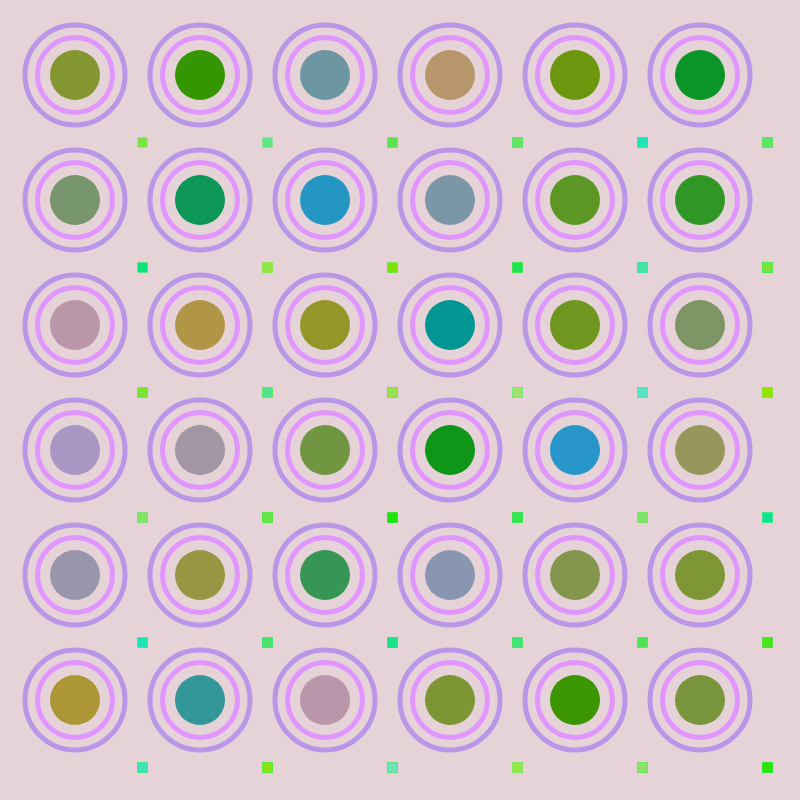
Frame 1 (no input)
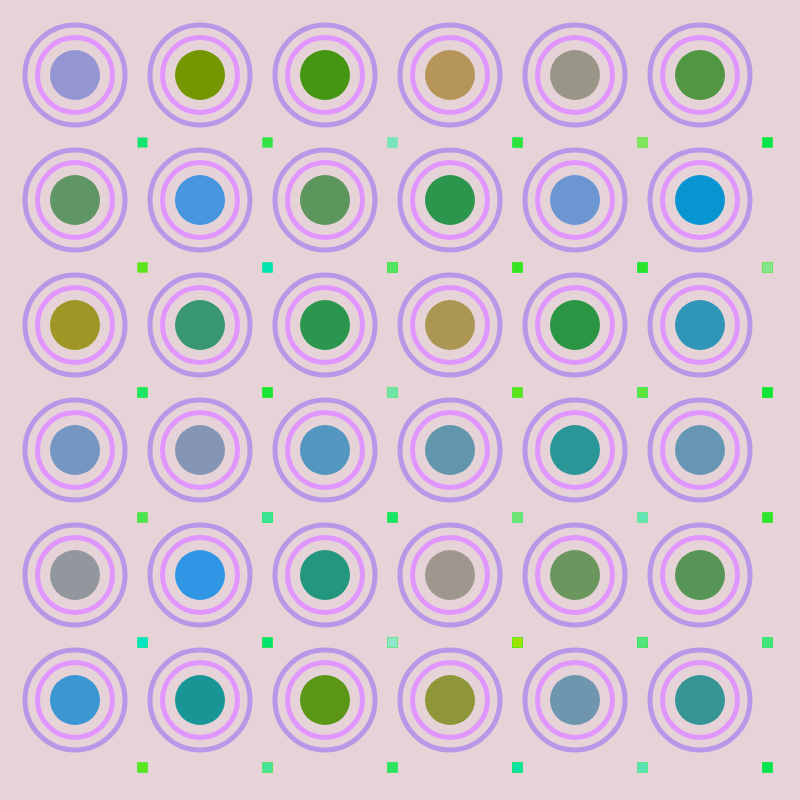
Frame 60 (no input)
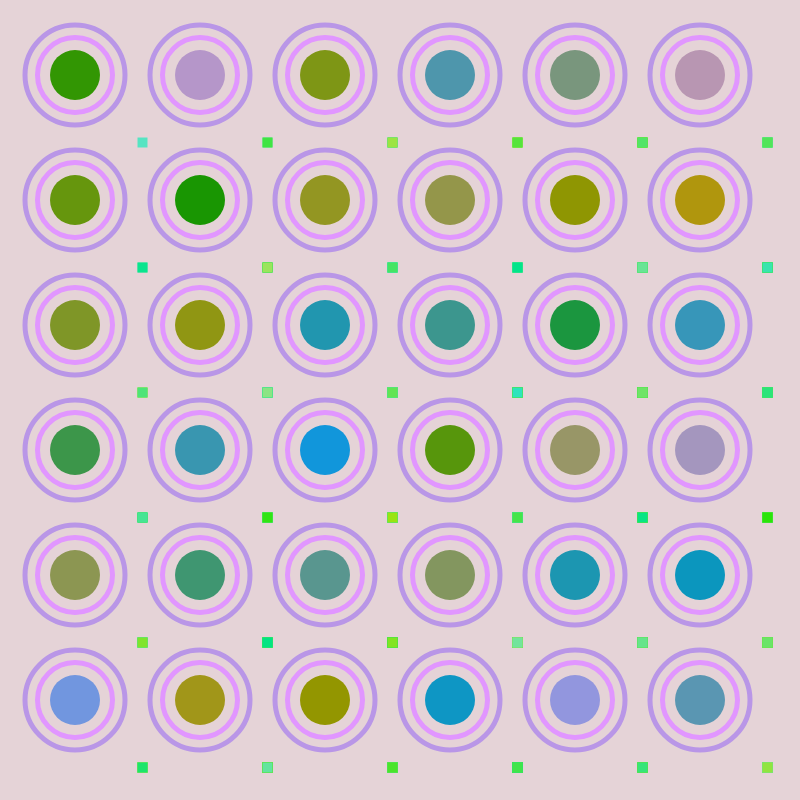
Frame 120 (the mouse pressed at the canvas centre since frame 60)

The p5.js sketch that drew these frames (run headless with seeded random() and noise() and a simulated clock; from frame 60 on, the mouse is pressed at the canvas centre):

// p5.js sketch
// ── sketch.js

function setup(){
    createCanvas(800, 800);
    
}

function draw(){
    background(229,211,215);

    
    for(var x = 75; x <= width; x += 125){
        
    for(var y = 75; y <= height; y += 125){
        
       
        strokeWeight(5);
        noFill();
        stroke(185,150,231);
        ellipse(x,y,100,100);
        stroke(225,150,255);
        ellipse(x,y, 75, 75);
        noStroke();
        fill(random(185),150,random(231));
        ellipse(x,y, 50, 50);
    
            for(var squareX = x + 62.5; squareX <= width; squareX += 125){
                for(var squareY = y + 62.5; squareY <= height; squareY += 125){
                    noStroke();
                    fill(random(160), 228, random(200));
                rect(squareX, squareY, 10, 10);

                }    
            }
      
        }
     }

    


}
